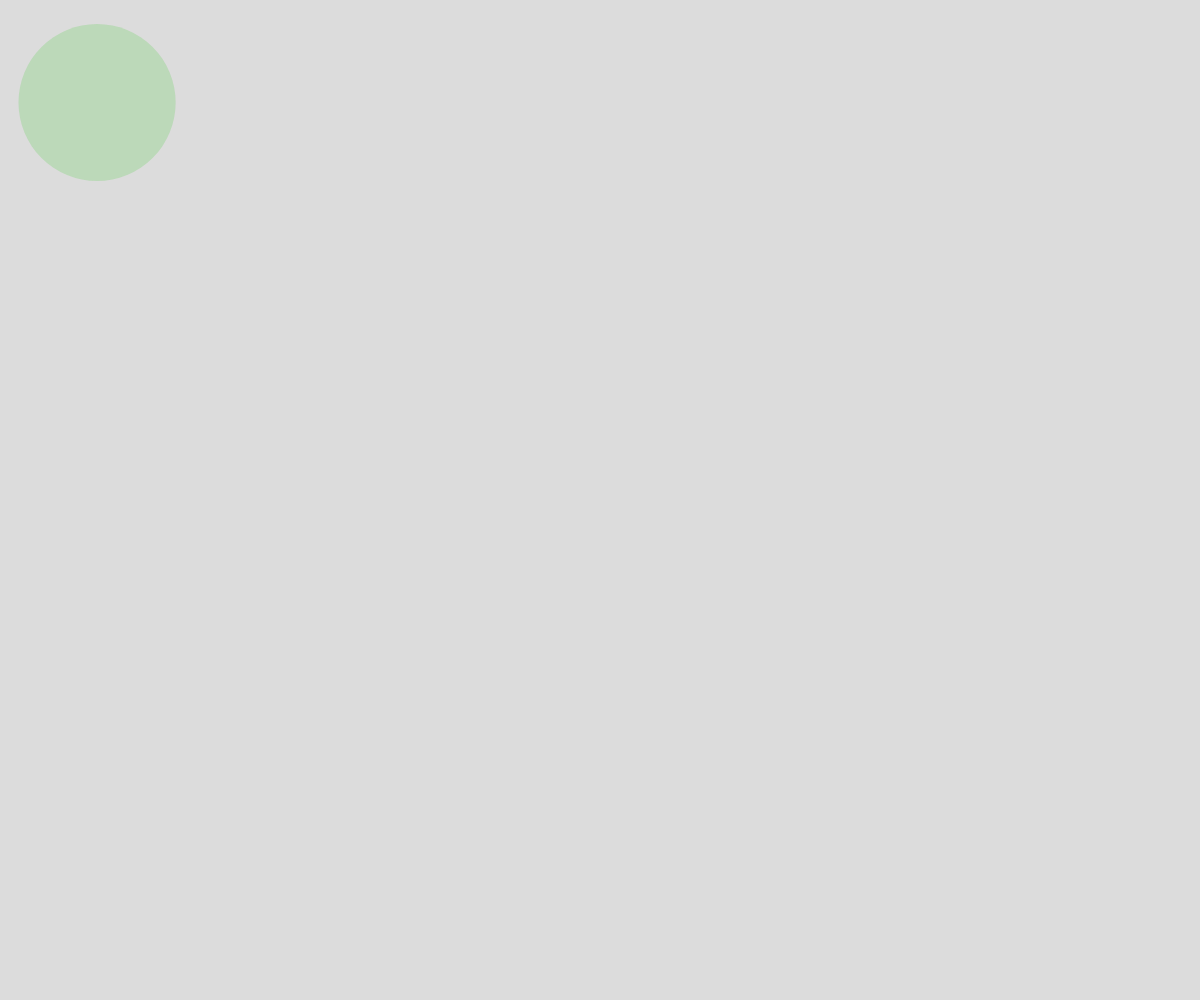
Frame 1 (no input)
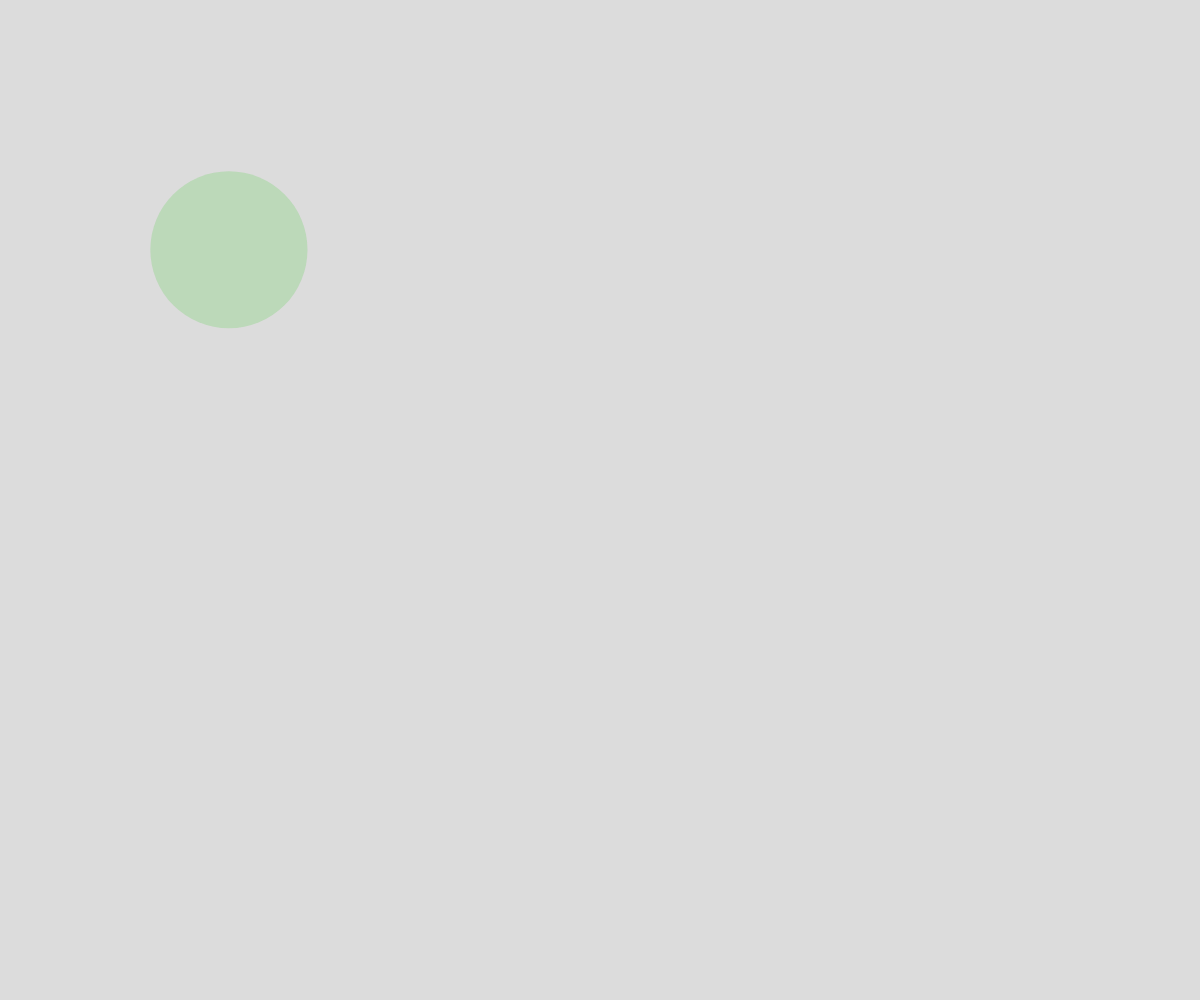
Frame 60 (no input)
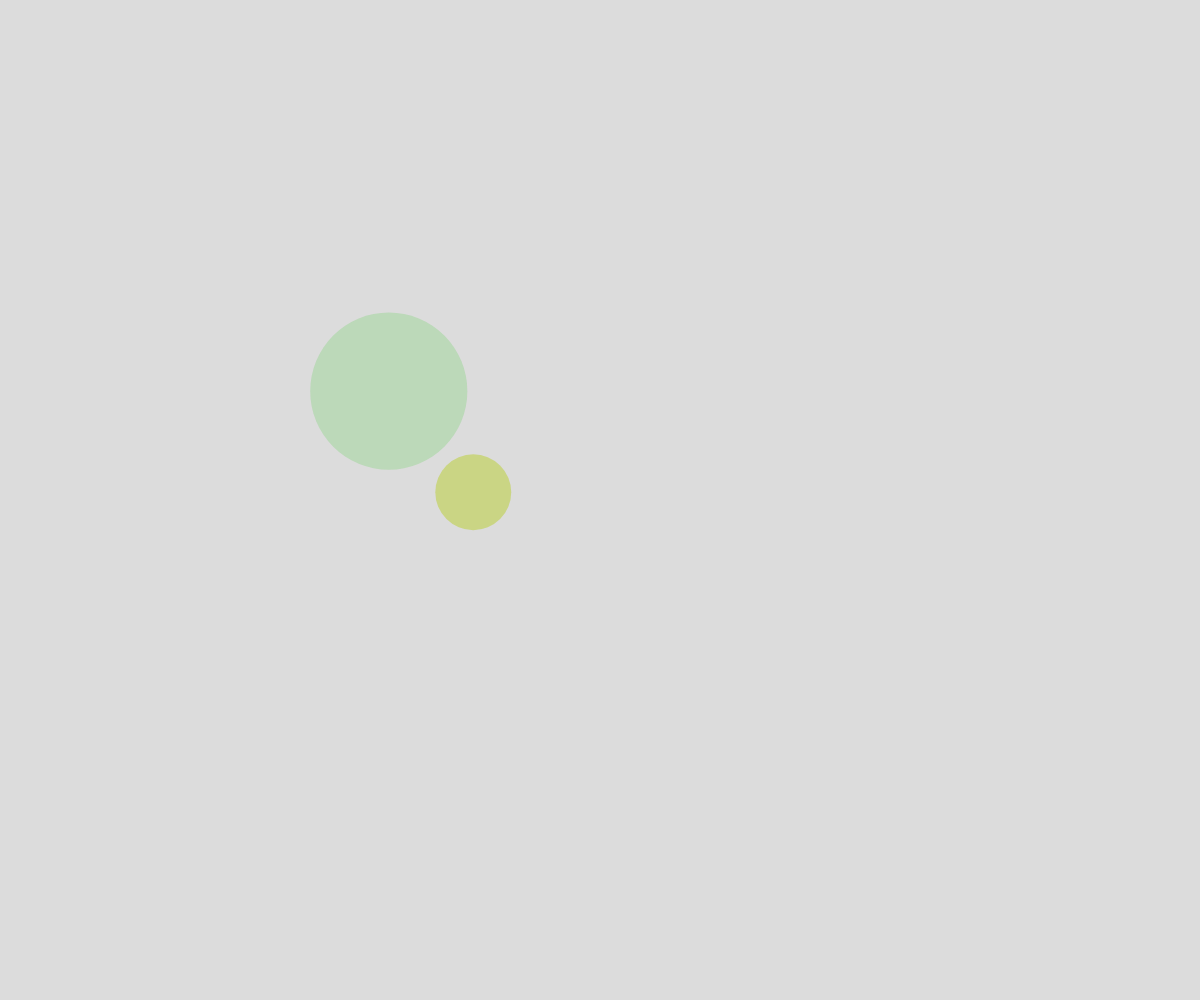
Frame 120 (the mouse pressed at the canvas centre since frame 60)

The p5.js sketch that drew these frames (run headless with seeded random() and noise() and a simulated clock; from frame 60 on, the mouse is pressed at the canvas centre):

// p5.js sketch
// ── sketch.js
// Project Title
// Your Name
// Date
//
// Extra for Experts:
// - describe what you did to take this project "above and beyond"

// let theCircle = [];

// function setup() {
//   createCanvas(windowWidth, windowHeight);
// }

// function draw() {
//   background(220);
//   displayCircles();
//   move();
// }

// function mousePressed() {
//   spawnCircle();
// }
// function displayCircles() {
//   for (let thisCirle of theCircle) {
//     noStroke();
//     fill(thisCirle.theColor);
//     circle(thisCirle.x,thisCirle.y,thisCirle.radius*2);
//   }
// }

// function spawnCircle() {
//   let this ={
//     x: mouseX,
//     y: mouseY,
//     radius: 50,
//     theColor: color(random(255),random(255),random(255),random(255)),
//     xVelocity: random(-5,5),
//     yVelocity: random(-5,5)
//   };
//   theCircle.push(thisCircle);
// }


// function move() {
//   for (let i=0; i<theCircle.length; i++) {
//     theCircle[i].x += theCircle[i].dx;
//     theCircle[i].y += theCircle[i].dy;

//     //collision check
//     for (let j=0; j<theCircle.length; j++) {
//       if (i !== j) { //don't check if hitting self
//         if (isColliding(theCircle[i], theCircle[j])) {
//           //swap the speeds
//           let tempDx = theCircle[i].dx;
//           let tempDy = theCircle[i].dy;
//           theCircle[i].dx = theCircle[j].dx;
//           theCircle[i].dy = theCircle[j].dy;
//           theCircle[j].dx = tempDx;
//           theCircle[j].dy = tempDy;
//         }
//       }
//     }

//     //left-right edges
//     if (theCircle[i].x + theCircle[i].radius > width ||
//        theCircle[i].x - theCircle[i].radius < 0) {
//       theCircle[i].dx *= -1;
//     }

//     //top-bottom edges
//     if (theCircle[i].y + theCircle[i].radius > height || 
//       theCircle[i].y - theCircle[i].radius < 0) {
//       theCircle[i].dy *= -1;
//     }
//   }
// }

// // function moveBall() {
// //   for (let i = 0; i < theCircle.length; i++) {
// //     let a = theCircle.shift(theCircle[i]);
// //     for (let cirlceCheck of theCircle) {
// //       hit = collideCircleCircle(theCircle[i].x,theCircle[i].y,theCircle[i].radius*2,cirlceCheck.x,cirlceCheck.y,cirlceCheck.radius*2);
// //       if (hit) {
// //         a.xVelocity *=-1;a.yVelocity *=-1;
// //       }
// //       theCircle.unshift(theCircle[i]);
// //       hit = false;
// //     }
// //   }
// // }

// function isColliding(this, ball2) {
//   let distanceBetween = dist(ball1.x, ball1.y, ball2.x, ball2.y);
//   let radiiSum = ball1.radius + ball2.radius;
//   if (distanceBetween > radiiSum) {
//     return false;
//   }
//   else {
//     return true;
//   }
// }

class Ball {
  constructor(x,y) {
    this.x = x;
    this.y = y;
    this.radius = random(25,100);
    this.dx= random(-5, 5);
    this.dy= random(-5, 5);
    this.theColor= color(random(255), random(255), random(255), random(255));
  }
  move() {
    //move
    this.x += this.dx;
    this.y += this.dy;
    //left-right edges
    if (this.x + this.radius > width ||
      this.x - this.radius < 0) {
      this.dx *= -1;
    }

    //top-bottom edges
    if (this.y + this.radius > height || 
     this.y - this.radius < 0) {
      this.dy *= -1;
    }
  }
  display() {
    //display
    fill(this.theColor);
    noStroke();
    circle(this.x, this.y, this.radius*2);
  }
  collisionCheck(other) {
    let distanceBetween = dist(this.x, this.y, other.x, other.y);
    let radiiSum = this.radius + other.radius;
    if (distanceBetween < radiiSum) {
      //swap the speeds
      let tempDx = this.dx;
      let tempDy = this.dy;
      this.dx = other.dx;
      this.dy = other.dy;
      other.dx = tempDx;
      other.dy = tempDy;
    }
  }
}

let theCircles = [];

function setup() {
  createCanvas(windowWidth, windowHeight);
  let someCircle = new Ball(100,100);
  theCircles.push(someCircle);
}

function draw() {
  background(220);
  for (let i =0;i<theCircles.length;i++) {
    theCircles[i].move();
    for (let j =0;j<theCircles.length;j++) {
      if (i !==j) {//don't hit it self
        theCircles[i].collisionCheck(theCircles[j]);
      }
    }
    theCircles[i].display();
  }
  
}

function mousePressed() {
  let someCircle = new Ball(mouseX,mouseY);
  theCircles.push(someCircle);
}
